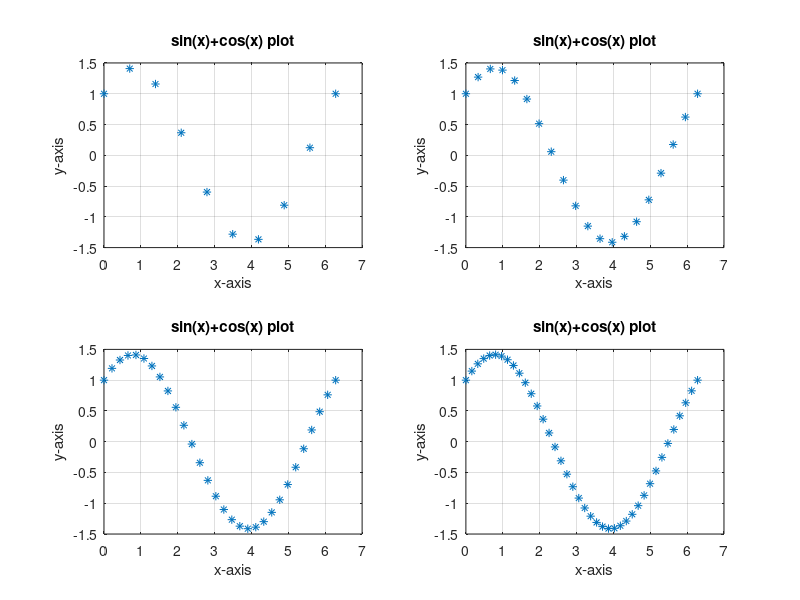

Source code (MATLAB): (Note: this script raises an error after producing the figure.)
% MATLAB has four flow control and/or branching instructions: for
% loops, while loops, if-else branching tests, and switch branching
% tests. All of these instructions end with an end statement, and it is
% frequently difficult to determine the extent of these instructions.
% Thus, it is very important to use indentation to indicate the
% structure of a code.

% The for loop is used when it is necessary to repeat statement(s) and when
% it is known ahead of time how many times the statement will be repeated.
% The general form of the for loop is
% for <variable> = <expression>
%   <statement>
%   ...
%   <statement>
% end
% where the variable is often called the index of the loop. The
% elements of the row vector <expression> are stored one at a time
% in the variable and then the statements up to the end statement
% are executed.

%% The for loop
% Example 0: Repeat five times `I will never smoke!'
for i=1:5
    fprintf('I will never smoke!\n')
end
%% The for loop.
% Example 1: Calculate S=sum_{i=1}^100 i^2
tic %tic/toc is a built-in function that determines how long it takes 
    %the code to execute.
S=0;
for i=1:100
    S=S+i^2;
end
fprintf('S=%.f\n',S)
toc
%% The for loop.
% Example 2: Calculate S=sum_{i=1}^100 (-1)^i*(2*i+1)^2
S=0;
for i=1:100
    S=S+(-1)^i*(2*i+1)^2;
end
fprintf('S=%.f\n',S)
%% The for loop. 
% Example 3: Balance $1000. Years 30. Interest 8%. 
bal=1000;
for i=1:30
    bal=bal*1.08;
end
fprintf('bal=%.f\n',bal)

%% The for loop. 
% Example 4: Assume your balance is $1000, and that you deposit $500 
% at the very end of each year. What is the balance after 30 years if
% the annual interest rate is 8%. 
bal=1000;
for i=1:30
    bal=bal*1.08+500;
end
fprintf('bal=%.f\n',bal)

%% The for loop. 
% Example 5: If a_1=2, a_2=1, a_3=1, and a_(n+3)=2a_n-3a_(n+1)+a_(n+2). 
%Write a script that produces a vector containing the first 20 terms of the
% sequence.
a(1)=2;
a(2)=1;
a(3)=1;
for n=1:17
    a(n+3)=2*a(n)-3*a(n+1)+a(n+2);
end
disp(a(1:20)')
%% The for loop. 
% Example 6: Decrement values of the index.
for v=2:-0.25:-3
    p=v+0.2;
    disp(p)
end

%% The for loop. 
% Example 7: Specific values for the index.
s=0;
p=1;
for v=[1 -2 4 6 9]
    s=s+v;
    p=p*v;
end
disp(s), disp(p)

%% The for loop. 
% Example 8:Generate a Hilbert matrix.
n=5;
for i=1:n
    for j=1:n
        H(i,j)=1/(i+j);
    end
end
format rat
disp('H='),disp(H)
format short
%% The for loop. 
% Example 8: Plots of the function f(x)=sin(x)+cos(x) between 0 and 2*pi
% using 10, 20, 30, and 40 points, respectively.
for i=1:4
    x=linspace(0,2*pi,10*i);
    y=sin(x)+cos(x);
    subplot(2,2,i)
    plot(x,y,'*')
    xlabel('x-axis')
    ylabel('y-axis')
    title('sin(x)+cos(x) plot')
    grid on
end
% The sgtitle function puts a title on the entire Figure Window.
sgtitle('sin(x)+cos(x) plots (with different number of points)') 

%% The second MATLAB loop structure is the while statement, 
% which is used as the conditional loop. It is used to repeat an action
% when ahead of time it is not known how many times the action will be
% repeated.
% The general form of the while loop is
% while <logical expression>
%   <statement>
%   ...
%   <statement>
% end
% where the statements are executed repeatedly as long as the
% <logical expression> is true.

%% The while loop.
% Example 1: Calculating eps
eps=1;
while 1+eps>1
    eps=eps/2;
end
eps=2*eps
%% The while loop.
% Example 2: Find the first integer n for which S=3+3^2+3^3+...+3^n is a 6 
% digit number
S=0;
n=0;
while S<10^5
    n=n+1;
    S=S+3^n;
end
fprintf('n=%.f, S=%.f\n',n,S)
%% The while loop.
% Example 3: Calculate n!
n = 12;
nf = n;
while n > 1
    n = n-1;
    nf = nf*n;
end
disp(['n! =' num2str(nf)]) 

%% The if statement.
% The simplest form of the if statement is
% if <logical expression>
%   <statement>
%   ...
%   <statement>
% end
% where the statements are evaluated as long as the <logical
% expression> is true.
%% Example 1: Assign x=x+2 if x is nonnegative.
prompt='What is x?\n';
x=input(prompt);
if x>=0
    x=x+2;
end
disp(['Then, if x >=0, x=x+2, otherwise unchanged: x=', num2str(x)])
%% The if-else statement. 
% A second form of the if statement is
% if <logical expression>
%   <statement group 1>
%   else
%   <statement group 2>
% end
% where statement group 1 is evaluated if the <logical expression> is
% true and statement group 2 is evaluated if it is false.
%% Example 2: Calculate y=sqrt(x) only if x is nonnegative.
prompt='What is x?\n';
x=input(prompt);
if x>=0
    y=sqrt(x);
    fprintf('y=%.4f\n',y)
else
    disp('x is negative')
end
%% Example 3: Calculate y=sqrt(x) if x is nonnegative
%  and y=e^(-x)-1 if x<0.
x=input('x=')
if x>=0
    disp('x is nonnegative')
    y=sqrt(x);
else
    disp('x is negative')
    y=exp(-x)-1;
end
fprintf('y=%.8f\n',y)
%% The final form of the if statement is
% if <logical expression 1>
%   <statement group 1>
%   elseif <logical expression 2>
%   <statement group 2>
%   ...
%   elseif <logical expression r>
%   <statement group r>
%   else
%   <statement group r+1>
% end
% where statement group 1 is evaluated if the <logical expression 1>
% is true, statement group 2 is evaluated if the <logical expression
% 2> is true, etc. The final else statement is not required. If it occurs
% and if none of the logical expressions is true, statement group r+1
% is evaluated. If it does not occur and if none of the logical
% expressions is true, then none of the statement groups are
% executed.

%% Example 4: Calculate y=ln(x) if x>10, y=sqrt(x) if 
% 0<x<=10, and y=x^2 if x<=0.
x=input('x=');
if x<=0
    y=x^2;
elseif x>10
    y=log(x);
elseif (x>0)&&(x<=10)
    y=sqrt(x);
end
fprintf('y=%.4f\n',y)
%% Example 5: Determine if a value x falls within 
%  a specified range: minVal<=x<=maxVal.
x=input('x=')
minVal=-2;
maxVal=12;
if (x>=minVal) && (x<=maxVal)
    disp('x is within specified range')
elseif x>maxVal
    disp('x exceeds maximum value')
elseif x<minVal 
    disp('x is below minimum value')
end
%% Example 6: Create a n-by-n matrix of 1s. Then, 
% loop through the matrix and assign each element a new value. 
% Assign 2 on the main diagonal, -1 on the adjacent diagonals, 
% and 0 everywhere else.
n=6;
A=ones(n);
for i=1:n
    for j=1:n
        if j==i
            A(j,i)=2;
        elseif abs(j-i)==1
            A(j,i)=-1;
        else
            A(j,i)=0;
        end
    end
end
disp('A='),disp(A)
%% The switch command.
% It can often used in place of a nested if-else or an if statement
% with many elseif conditions.
% It executes particular statements based on the
% value of a variable or an expression. Its general form is
% switch <variable or expression>
%   case <Value 1>
%   <statement group 1>
%   case {<Value 2a>, <Value 2b>, <Value 2c>, ..., <Value 2m>}
%   <statement group 2>
%   ...
%   case <value n>
%   <statement group r>
%   otherwise
%   <statement group r+1>
% end
% where statement group 1 is evaluated if the variable or expression
% has <Value 1>, where statement group 2 is evaluated if the
% variable or expression has values <Value 2a> or <Value 2b> or
% <Value 2c>, etc.

%% Example 1: Tells whether the selected number is odd or even. 
choice=input('Enter 1, 2, 3, 4, or 5\n');
switch choice
    case{1,3,5}
        disp('It is an odd number')
    case{2,4}
        disp('It is an even number')
    otherwise
        disp('You are not very good at following directions :-)')
end

%% Example 2: Provides the number of days in a given month.
month=2
switch month
    case{1,3,5,7,8,10,12}
        days=31
    case{4,6,9,11}
        days=30
    case{2}
        days=28
end     
%% Example 3: Another version of the previous example.
month=input('month=') % You can also use input('month=\n'), but not if you want to publish your file.
switch month
    case{'January','March','May','July','August','October','December'}
        days=31
    case{'April','June','September','November'}
        days=30
    case 'February'
        days=28
    otherwise
        disp('This is not a month')
end
%% Example 4: Here we find the sign of a given number.
mynumber = -3 % You can also use input('Enter a number:')
mynumbersign=sign(mynumber);
switch mynumbersign
    case -1
        disp('Negative number');
    case 0
        disp('Zero');
    case 1
        disp('Positive number');
end
%% Example 5: Fast food stuff.
myorder=menu('What would you have?','Cheesburger','Fries','Soda');
switch myorder
    case 1
        disp('I would like a cheesburger, please!')
    case 2
        disp('I would like fries with that, please!')
    case 3
        disp('Soda, please!')
end
        
